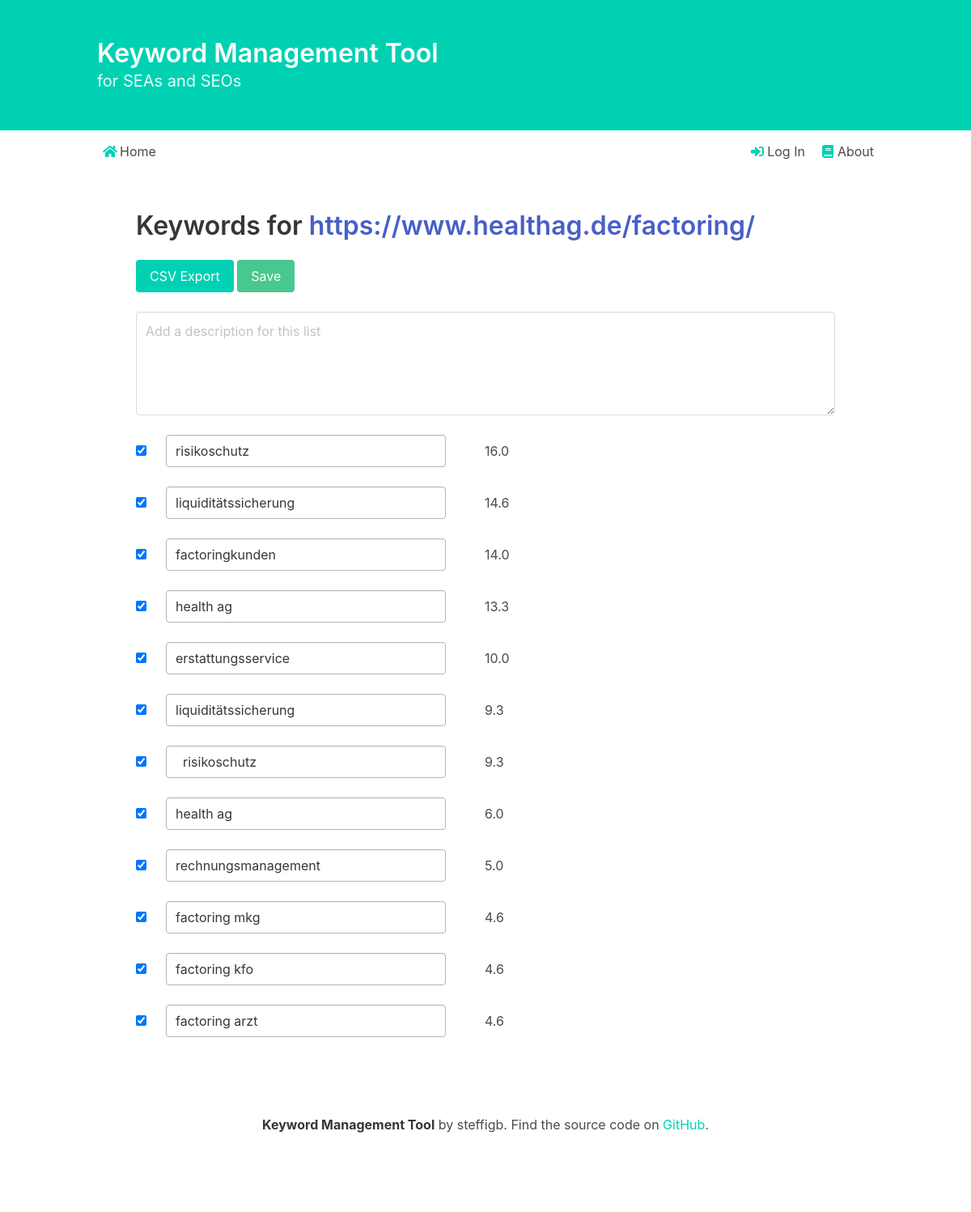
Screenshot of /57/list/ with the database file from the repository.
### keywords/models.py (models this page shows)
class KeywordsList(models.Model):
    description = models.TextField(max_length=200)
    url = models.CharField(max_length=200)
    author = models.ForeignKey(
        settings.AUTH_USER_MODEL,
        on_delete=models.CASCADE,
    )

class Keyword(models.Model):
    kw_list = models.ForeignKey(KeywordsList, on_delete=models.CASCADE)
    phrase = models.CharField(max_length=300)
    score = models.FloatField(default=0)

### keywords/views.py (the view)
# urls.py: path('<int:list_id>/list/', views.keyword_list, name='list'),
def keyword_list(request, list_id):
    kw_list = get_object_or_404(KeywordsList, pk=list_id)
    keywords = Keyword.objects.filter(kw_list=kw_list)
    if request.POST:
        all_keys = request.POST.keys()
        keep_keywords = [int(k.replace('keep-', '')) for k in all_keys if 'keep-' in k]
        for k in all_keys:
            if 'description-' in k:
                kw_list.description = request.POST[k]
                kw_list.save()
            if 'keyword-' in k:
                keyword_id = int(k.replace('keyword-', ''))
                change_text = request.POST[k]
                update_kw = Keyword.objects.get(pk=keyword_id)
                if update_kw.phrase != change_text:
                    update_kw.phrase = change_text
                    update_kw.save()
        for keyword_object in keywords:
            if not keyword_object.id in keep_keywords:
                keyword_object.delete()
        return HttpResponseRedirect(reverse('list', args=(list_id,)))
    else:
        context = {
            'phrases': keywords,
            'list': kw_list,
            'login': True
        }
        template = loader.get_template('keywords/keywords-output.html')
        return HttpResponse(template.render(context, request))

### keywords/templates/keywords/keywords-output.html (shortened to what this page needs)
{% extends 'keywords/base.html' %}
{% block content %}
<section class='section'>
  <div class='container'>
    <h1 class='title'>
      Keywords for
      {% if 'http' in list.url %}
      <a target='_blank' href='{{list.url}}'>{{list.url}}</a>
      {% else %}
      {{list.url}}
      {% endif %}
    </h1>
    {% if login%}
    <form action = '{% url 'list' list.id %}' method='POST'>
      <a href='{% url 'csv_export' list.id %}' target='_blank' class='button is-primary' value='csv'>CSV Export</a>
      <button target='_blank' class='button is-success' type='submit' value='csv'>Save</button>
      <div><br/></div>
      <textarea name='description-{{ list.id }}' class='textarea' placeholder='Add a description for this list'>{{ list.description }}</textarea>
      {% endif %}
      <br/>
      {% for phrase in phrases %}
      <div class='columns' style="display:flex;align-items:center;">
        {% if login %}
        <div class='column is-narrow'>
          <input type='checkbox' checked='true' name='keep-{{ phrase.id }}' />
        </div>
        {% endif %}
        <div class='column is-5'>
          <input class='input is-hovered' value='{{ phrase.phrase }}' name='keyword-{{ phrase.id }}' />
        </div>
        <div class='column is-narrow'></div>
        <div class='column is-narrow'>{{ phrase.score|floatformat:1 }}</div>
      </div>
      {% endfor %}
    {% if login %}
    </form>
    {% endif %}
  </div>
</section>
{% endblock %}

### rows the page displays
KeywordsList: url "https://www.healthag.de/factoring/", id "Add a description for this list"
Keyword: phrase "risikoschutz", score "16.0"
Keyword: phrase "liquiditätssicherung", score "14.6"
Keyword: phrase "factoringkunden", score "14.0"
Keyword: phrase "health ag", score "13.3"
Keyword: phrase "erstattungsservice", score "10.0"
Keyword: phrase "liquiditätssicherung", score "9.3"
Keyword: phrase "risikoschutz", score "9.3"
Keyword: phrase "health ag", score "6.0"
Keyword: phrase "rechnungsmanagement", score "5.0"
Keyword: phrase "factoring mkg", score "4.6"
Keyword: phrase "factoring kfo", score "4.6"
Keyword: phrase "factoring arzt", score "4.6"
